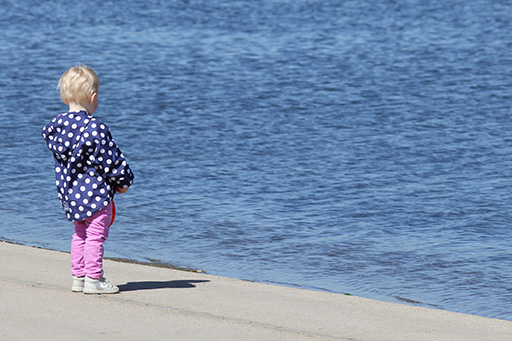
#> input picture notebooks/D6_L2_Filtering/data/child.png, 512 x 341 px
$ jupyter execute --allow-errors 04_image_interest.ipynb   (shell and % lines are left out)
#> lines starting #> are read from the running program, lines starting #| are printed output that depends on the picture
# Finding points of interest in an image

[cell 1]
import numpy as np
import matplotlib.pyplot as plt
import skimage
import skimage.feature as sf

[cell 2]
def show(img, cmap=None):
    cmap = cmap or plt.cm.gray
    fig, ax = plt.subplots(1, 1, figsize=(8, 6))
    ax.imshow(img, cmap=cmap)
    ax.set_axis_off()
    return ax

[cell 3]
img = plt.imread('data/child.png')
#> img is the input picture: shape (341, 512, 3) float32; mean R, G, B 0.455, 0.553, 0.683

#> (a cell that did not finish here is left out)

[cell 5]
corners = sf.corner_harris(img[:, :, 0])
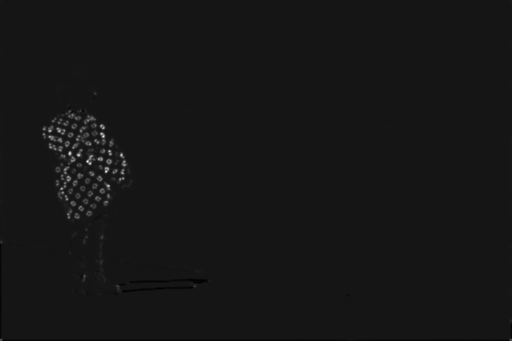
#> corners: shape (341, 512) float32; min -1.07, max 11.31, mean 0.0355; drawn with min black and max white

#> (a cell that did not finish here is left out)

[cell 7]
peaks = sf.corner_peaks(corners)
#> peaks = 5447 pairs, first value 1 to 339, second value 1 to 510


$ run again, with notebooks/D6_L2_Filtering/data/beach.png copied over notebooks/D6_L2_Filtering/data/child.png
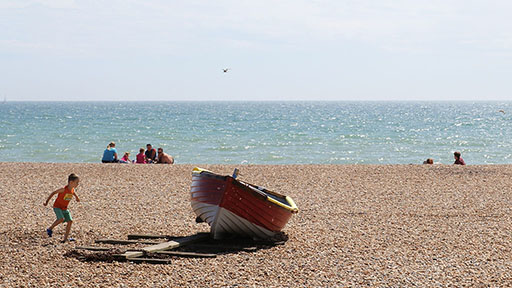
#> input picture notebooks/D6_L2_Filtering/data/beach.png, 512 x 288 px
#> img is the input picture: shape (288, 512, 3) float32; mean R, G, B 0.704, 0.689, 0.679
#> `corners = sf.corner_harris(img[:, :, 0])`:
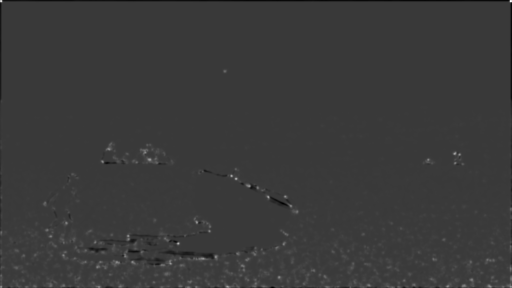
#> corners: shape (288, 512) float32; min -1.65, max 5.64, mean 0.0253; drawn with min black and max white
#> peaks = 3635 pairs, first value 1 to 286, second value 1 to 510
